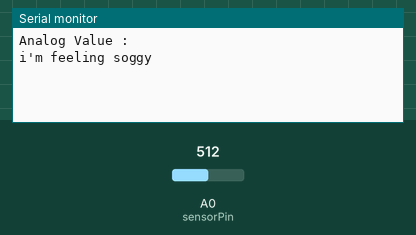
Simulated run of this sketch. Board: Arduino Uno, built with avr-gcc and run on an emulated ATmega328P. Shown: the last lines printed to the serial monitor. Inputs (shaded band) come from the test bench; at power-on: A0 (sensorPin) = 512.

Above: at 1.2 s.
1.3 s: A0 (sensorPin) set to 490
At 3.7 s:
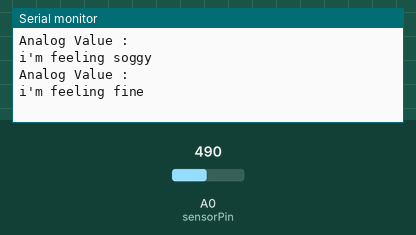
4.5 s: A0 (sensorPin) set to 290
At 7.2 s:
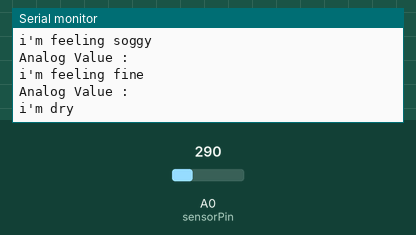

Measured:
- after the input at 1.3 s, the serial monitor: prints a new line after 1.7 s (image 1)
- after the input at 4.5 s, the serial monitor: prints a new line after 1.5 s (image 2)

The sketch:

soil_sensor.ino
```cpp
//soil moisture sensor Fundiuno
//https://www.fecegypt.com/uploads/dataSheet/1480854383_water%20and%20soil.pdf
//pin A0 instead of A5
//connected with 3.3V and 5V and didn't seem to fry it (some of the sensors are 3.3V)
//calibration would probably be required, although most of my plants prefer to get dry for a bit and then be watered rather than remain damp.
//wouldn't need to check so often, probably twice a day, but this delay was fine for testing.

int sensorPin = A0;


void setup() {
Serial.begin(9600);
}

void loop()   {
if(analogRead(0) <300){
  Serial.println("Analog Value : ");
  Serial.println("i'm dry");
}

if(analogRead(0) >300 && analogRead(0) <500){
  Serial.println("Analog Value : ");
  Serial.println("i'm feeling fine");
}
if(analogRead(0) >500){
  Serial.println("Analog Value : ");
  Serial.println("i'm feeling soggy");
}

delay(3000);
}
```
